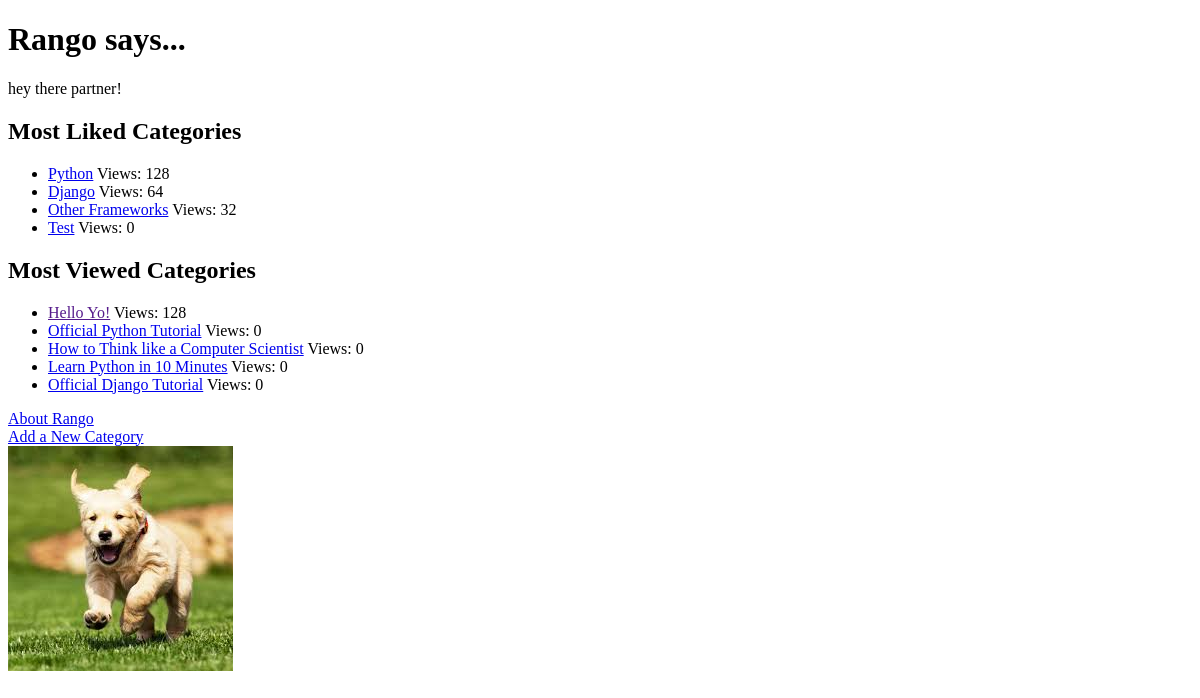
Before: / with the older database file.
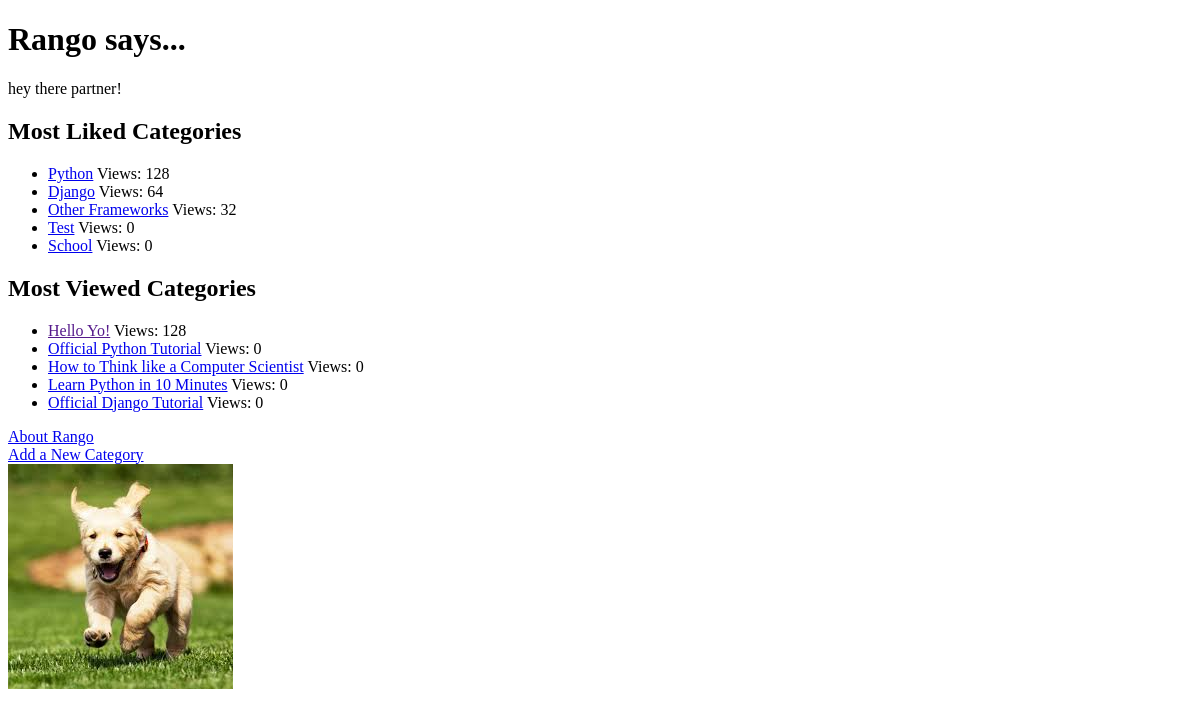
After: the same page with the newer database file.
### rango/models.py (models this page shows, shortened)
class Category(models.Model):
    name = models.CharField(max_length=128, unique=True)
    views = models.IntegerField(default=0)
    likes = models.IntegerField(default=0)
    slug = models.SlugField(unique=True)
    class Meta:
        verbose_name_plural = "Categories"

class Page(models.Model):
    category = models.ForeignKey(Category)
    title = models.CharField(max_length=128)
    url = models.URLField()
    views = models.IntegerField(default=0)

### rango/views.py (the view)
# urls.py: url(r'^$', views.index, name='index'),
def index(request):
    category_list = Category.objects.order_by('-views')[:5]
    pages_list = Page.objects.order_by('-views')[:5]
    context_dict = {
        'categories': category_list,
        'pages': pages_list
    }
    return render(request, 'rango/index.html', context_dict)

### templates/rango/index.html (shortened to what this page needs)
<!DOCTYPE html>
{% load staticfiles %}
<html>
<head>
</head>
<body>
    <h1>Rango says...</h1>
    <div>
        hey there partner!
    </div>
    <div>
        <h2>Most Liked Categories</h2>
        {% if categories %}
        <ul>
            {% for category in categories %}
            <li>
                <a href="/rango/category/{{ category.slug }}">{{ category.name }}</a>
                <span>Views: {{ category.views }}</span>
            </li>
            {% endfor %}
        </ul>
        {% else %}
            <strong>There are not categories present.</strong>
        {% endif %}
    </div>
    <div>
        <h2>Most Viewed Categories</h2>
        {% if pages %}
        <ul>
            {% for page in pages %}
            <li>
                <a href="{{ page.url }}">{{ page.title }}</a>
                <span>Views: {{ page.views }}</span>
            </li>
            {% endfor %}
        </ul>
        {% else %}
            <strong>There are not pages present.</strong>
        {% endif %}
    </div>
    <div>
        <a href="/rango/about/">About Rango</a><br />
        <a href="/rango/add_category">Add a New Category</a><br />
        <img src="{% static "images/rango.jpg" %}" alt="Picture of Rango" />
    </div>
</body>
</html>

Changed rows visible on the page:
added Category: name "School", views "0"
